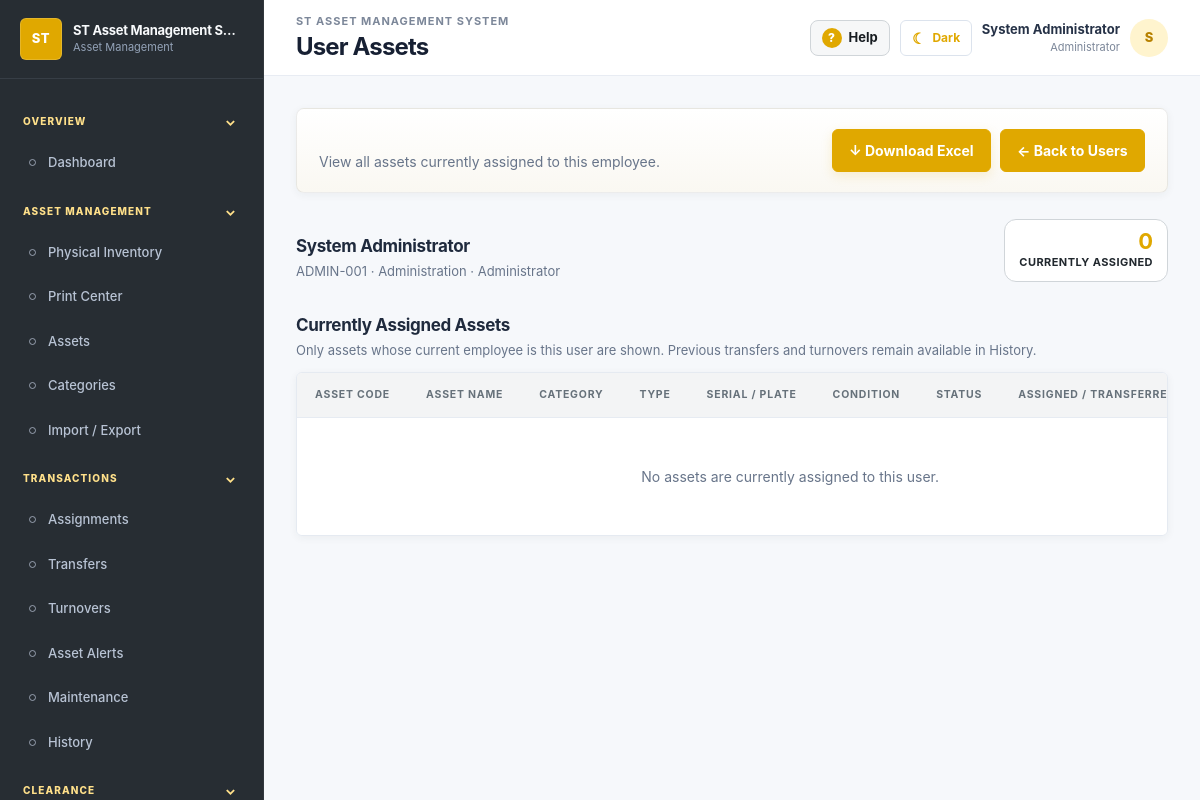
The app's page /frontend/pages/user_assets.php?id=1 (signed in) with its own data.
### tables this page shows
CREATE TABLE users (
 id INT AUTO_INCREMENT PRIMARY KEY, employee_id VARCHAR(50) NULL UNIQUE, username VARCHAR(100) NOT NULL UNIQUE,
 password VARCHAR(255) NOT NULL, full_name VARCHAR(150) NOT NULL, department VARCHAR(150) NULL,
 position VARCHAR(100) NULL, role ENUM('Administrator','Asset Custodian','HR / Clearance Officer','Viewer') NOT NULL DEFAULT 'Viewer',
 status ENUM('Active','Inactive') NOT NULL DEFAULT 'Active', avatar_filename VARCHAR(255) NULL,
 ui_theme_preset VARCHAR(30) NULL, ui_theme_primary VARCHAR(7) NULL, ui_theme_primary_hover VARCHAR(7) NULL,
 ui_theme_sidebar VARCHAR(7) NULL, ui_theme_sidebar_hover VARCHAR(7) NULL, ui_theme_accent VARCHAR(7) NULL,
 ui_theme_mode ENUM('system','light','dark') NOT NULL DEFAULT 'system', created_at TIMESTAMP NOT NULL DEFAULT CURRENT_TIMESTAMP,
 updated_at TIMESTAMP NOT NULL DEFAULT CURRENT_TIMESTAMP ON UPDATE CURRENT_TIMESTAMP
);

### backend/includes/user_asset_report.php (called while the page is built, shortened)
<?php
function st_get_user_for_asset_report(PDO $conn, int $userId)
{
    $stmt = $conn->prepare("
        SELECT
            id,
            employee_id,
            username,
            full_name,
            department,
            position,
            role,
            status
        FROM users
        WHERE id = :id
        LIMIT 1
    ");
    $stmt->execute([':id' => $userId]);
    return $stmt->fetch();
}
function st_get_user_assigned_assets(PDO $conn, int $userId): array
{
    $stmt = $conn->prepare("
        SELECT
            a.id,
            a.asset_code,
            a.asset_name,
            a.asset_type,
            a.serial_number,
            a.asset_source,
            a.condition_status,
            a.legacy_reference,
            a.date_added,
            a.supplier_name,
            a.purchase_number,
            a.purchase_date,
            a.purchase_cost,
            a.status,
            a.current_user_id,
            a.description,
            c.name AS category_name,
            h.transaction_date AS assignment_date,
            h.action AS assignment_action,
            h.condition_status AS assignment_condition,
            h.remarks AS assignment_remarks,
            performer.full_name AS assigned_by
        FROM assets a
        INNER JOIN categories c
            ON c.id = a.category_id
        LEFT JOIN asset_history h
            ON h.id = (
                SELECT ah.id
                FROM asset_history ah
                WHERE ah.asset_id = a.id
                  AND ah.to_user_id = a.current_user_id
                  AND ah.action IN ('ASSIGNED', 'TRANSFERRED')
                ORDER BY ah.transaction_date DESC, ah.id DESC
                LIMIT 1
            )
        LEFT JOIN users performer
            ON performer.id = h.performed_by
        WHERE a.current_user_id = :user_id
        ORDER BY a.asset_code ASC, a.id ASC
    ");
    $stmt->execute([':user_id' => $userId]);
    return $stmt->fetchAll();
}

### frontend/pages/user_assets.php (the view, shortened to what this page needs)
<?php
require_once "../../backend/includes/header.php";
require_once "../../backend/config/database.php";
require_once "../../backend/includes/user_asset_report.php";
$userId = isset($_GET["id"]) ? (int)$_GET["id"] : 0;
$user = st_get_user_for_asset_report($conn, $userId);
$assets = st_get_user_assigned_assets($conn, $userId);
?>
<div class="page-header">
    <div>
        <p>View all assets currently assigned to this employee.</p>
    </div>
    <div class="page-actions">
        <a
            href="user_assets_export.php?id=<?= (int)$user["id"] ?>"
            class="btn btn-primary"
        >
            ↓ Download Excel
        </a>
        <a
            href="users.php"
            class="btn btn-secondary"
        >
            ← Back to Users
        </a>
    </div>
</div>
<div class="dashboard-section">
    <div class="section-header">
        <div>
            <h2><?= htmlspecialchars($user["full_name"]) ?></h2>
            <p>
                <?= htmlspecialchars($user["employee_id"] ?? "-") ?>
                ·
                <?= htmlspecialchars($user["department"] ?? "-") ?>
                ·
                <?= htmlspecialchars($user["position"] ?? "-") ?>
            </p>
        </div>
        <div class="user-assets-summary-count">
            <strong><?= count($assets) ?></strong>
            <span>Currently Assigned</span>
        </div>
    </div>
</div>
<div class="dashboard-section">
    <div class="section-header">
        <div>
            <h2>Currently Assigned Assets</h2>
            <p>
                Only assets whose current employee is this user are shown.
                Previous transfers and turnovers remain available in History.
            </p>
        </div>
    </div>
    <div class="table-container">
        <table>
            <thead>
                <tr>
                    <th>Asset Code</th>
                    <th>Asset Name</th>
                    <th>Category</th>
                    <th>Type</th>
                    <th>Serial / Plate</th>
                    <th>Condition</th>
                    <th>Status</th>
                    <th>Assigned / Transferred</th>
                </tr>
            </thead>
            <tbody>
                <?php if ($assets): ?>
                    <?php foreach ($assets as $asset): ?>
                        <tr>
                            <td><strong><?= htmlspecialchars($asset["asset_code"]) ?></strong></td>
                            <td><?= htmlspecialchars($asset["asset_name"]) ?></td>
                            <td><?= htmlspecialchars($asset["category_name"]) ?></td>
                            <td><?= htmlspecialchars($asset["asset_type"]) ?></td>
                            <td><?= htmlspecialchars($asset["serial_number"] ?? "-") ?></td>
                            <td><?= htmlspecialchars($asset["condition_status"] ?? "-") ?></td>
                            <td>
                                <span class="status-badge status-<?= strtolower(htmlspecialchars($asset["status"])) ?>">
                                    <?= htmlspecialchars($asset["status"]) ?>
                                </span>
                            </td>
                            <td>
                                <?php if (!empty($asset["assignment_date"])): ?>
                                    <?= htmlspecialchars(date("M d, Y", strtotime($asset["assignment_date"]))) ?>
                                    <br>
                                    <small>
                                        <?= htmlspecialchars($asset["assignment_action"] ?? "") ?>
                                    </small>
                                <?php else: ?>
                                    -
                                <?php endif; ?>
                            </td>
                            <td>
                                <a
                                    href="asset_view.php?id=<?= (int)$asset["id"] ?>"
                                    class="btn btn-small btn-primary"
                                >
                                    View
                                </a>
                            </td>
                        </tr>
                    <?php endforeach; ?>
                <?php else: ?>
                    <tr>
                        <td colspan="9" class="empty-state">
                            No assets are currently assigned to this user.
                        </td>
                    </tr>
                <?php endif; ?>
            </tbody>
        </table>
    </div>
</div>
<?php require_once "../../backend/includes/footer.php"; ?>

### records on screen
users: full_name "System Administrator", employee "ADMIN-001", department "Administration", position "Administrator"

### other values on screen
$app_name "ST Asset Management S…"
$app_name "ST ASSET MANAGEMENT SYSTEM"
$page_title "User Assets"
$user_name "System Administrator"
$_SESSION["role"] "Administrator"
$user_initial ?: "U" "S"
count($assets) "0"
